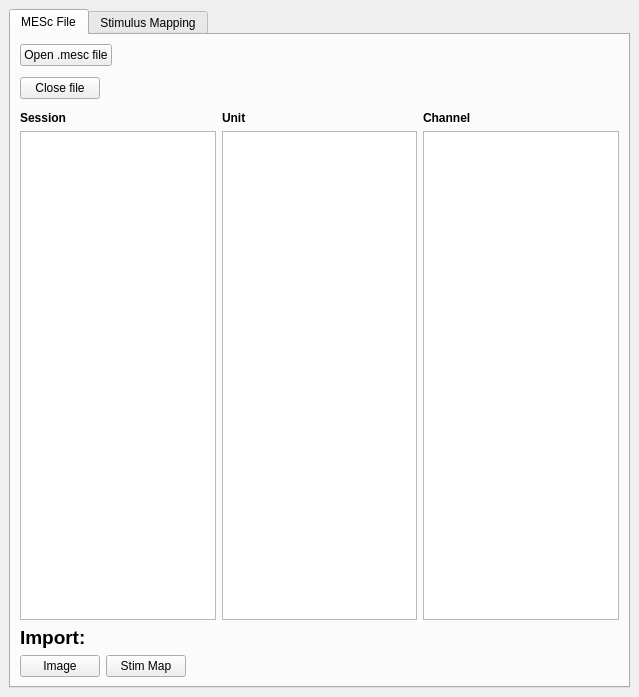
<?xml version="1.0" encoding="UTF-8"?>
<ui version="4.0">
 <class>DockWidget</class>
 <widget class="QDockWidget" name="DockWidget">
  <property name="geometry">
   <rect>
    <x>0</x>
    <y>0</y>
    <width>639</width>
    <height>697</height>
   </rect>
  </property>
  <property name="floating">
   <bool>true</bool>
  </property>
  <property name="windowTitle">
   <string>Doc&amp;kWidget</string>
  </property>
  <widget class="QWidget" name="dockWidgetContents">
   <layout class="QVBoxLayout" name="verticalLayout_4">
    <item>
     <widget class="QTabWidget" name="tabWidget">
      <property name="currentIndex">
       <number>0</number>
      </property>
      <widget class="QWidget" name="tab_mesc_file">
       <attribute name="title">
        <string>MESc File</string>
       </attribute>
       <layout class="QVBoxLayout" name="verticalLayout_5">
        <item>
         <layout class="QHBoxLayout" name="horizontalLayout">
          <item>
           <widget class="QPushButton" name="pushButton_open_file">
            <property name="text">
             <string>Open .mesc file</string>
            </property>
           </widget>
          </item>
          <item>
           <widget class="QLabel" name="label_current_file_name">
            <property name="text">
             <string/>
            </property>
           </widget>
          </item>
          <item>
           <spacer name="horizontalSpacer_2">
            <property name="orientation">
             <enum>Qt::Horizontal</enum>
            </property>
            <property name="sizeHint" stdset="0">
             <size>
              <width>40</width>
              <height>20</height>
             </size>
            </property>
           </spacer>
          </item>
         </layout>
        </item>
        <item>
         <layout class="QHBoxLayout" name="horizontalLayout_4">
          <item>
           <widget class="QPushButton" name="pushButton_close_file">
            <property name="toolTip">
             <string>Close the file handle, allows the file to be accessible by other programs</string>
            </property>
            <property name="text">
             <string>Close file</string>
            </property>
           </widget>
          </item>
          <item>
           <spacer name="horizontalSpacer_3">
            <property name="orientation">
             <enum>Qt::Horizontal</enum>
            </property>
            <property name="sizeHint" stdset="0">
             <size>
              <width>37</width>
              <height>33</height>
             </size>
            </property>
           </spacer>
          </item>
         </layout>
        </item>
        <item>
         <layout class="QHBoxLayout" name="horizontalLayout_2">
          <item>
           <layout class="QVBoxLayout" name="verticalLayout">
            <item>
             <widget class="QLabel" name="label">
              <property name="font">
               <font>
                <weight>75</weight>
                <bold>true</bold>
               </font>
              </property>
              <property name="text">
               <string>Session</string>
              </property>
             </widget>
            </item>
            <item>
             <widget class="ListWidget" name="listWidget_session"/>
            </item>
           </layout>
          </item>
          <item>
           <layout class="QVBoxLayout" name="verticalLayout_2">
            <item>
             <widget class="QLabel" name="label_2">
              <property name="font">
               <font>
                <weight>75</weight>
                <bold>true</bold>
               </font>
              </property>
              <property name="text">
               <string>Unit</string>
              </property>
             </widget>
            </item>
            <item>
             <widget class="ListWidget" name="listWidget_unit"/>
            </item>
           </layout>
          </item>
          <item>
           <layout class="QVBoxLayout" name="verticalLayout_3">
            <item>
             <widget class="QLabel" name="label_3">
              <property name="font">
               <font>
                <weight>75</weight>
                <bold>true</bold>
               </font>
              </property>
              <property name="text">
               <string>Channel</string>
              </property>
             </widget>
            </item>
            <item>
             <widget class="ListWidget" name="listWidget_channel"/>
            </item>
           </layout>
          </item>
         </layout>
        </item>
        <item>
         <widget class="QLabel" name="label_4">
          <property name="font">
           <font>
            <pointsize>14</pointsize>
            <weight>75</weight>
            <bold>true</bold>
           </font>
          </property>
          <property name="text">
           <string>Import:</string>
          </property>
         </widget>
        </item>
        <item>
         <layout class="QHBoxLayout" name="horizontalLayout_3">
          <item>
           <widget class="QPushButton" name="pushButton_import_image">
            <property name="text">
             <string>Image</string>
            </property>
           </widget>
          </item>
          <item>
           <widget class="QPushButton" name="pushButton_import_stim_map">
            <property name="text">
             <string>Stim Map</string>
            </property>
           </widget>
          </item>
          <item>
           <spacer name="horizontalSpacer">
            <property name="orientation">
             <enum>Qt::Horizontal</enum>
            </property>
            <property name="sizeHint" stdset="0">
             <size>
              <width>40</width>
              <height>20</height>
             </size>
            </property>
           </spacer>
          </item>
         </layout>
        </item>
       </layout>
      </widget>
      <widget class="QWidget" name="tab_stimulus_mapping">
       <attribute name="title">
        <string>Stimulus Mapping</string>
       </attribute>
      </widget>
     </widget>
    </item>
   </layout>
  </widget>
 </widget>
 <customwidgets>
  <customwidget>
   <class>ListWidget</class>
   <extends>QListWidget</extends>
   <header>....pyqtgraphCore.widgets.ListWidget</header>
  </customwidget>
 </customwidgets>
 <tabstops>
  <tabstop>tabWidget</tabstop>
  <tabstop>pushButton_open_file</tabstop>
  <tabstop>pushButton_close_file</tabstop>
  <tabstop>listWidget_session</tabstop>
  <tabstop>listWidget_unit</tabstop>
  <tabstop>listWidget_channel</tabstop>
  <tabstop>pushButton_import_image</tabstop>
  <tabstop>pushButton_import_stim_map</tabstop>
 </tabstops>
 <resources/>
 <connections/>
</ui>
